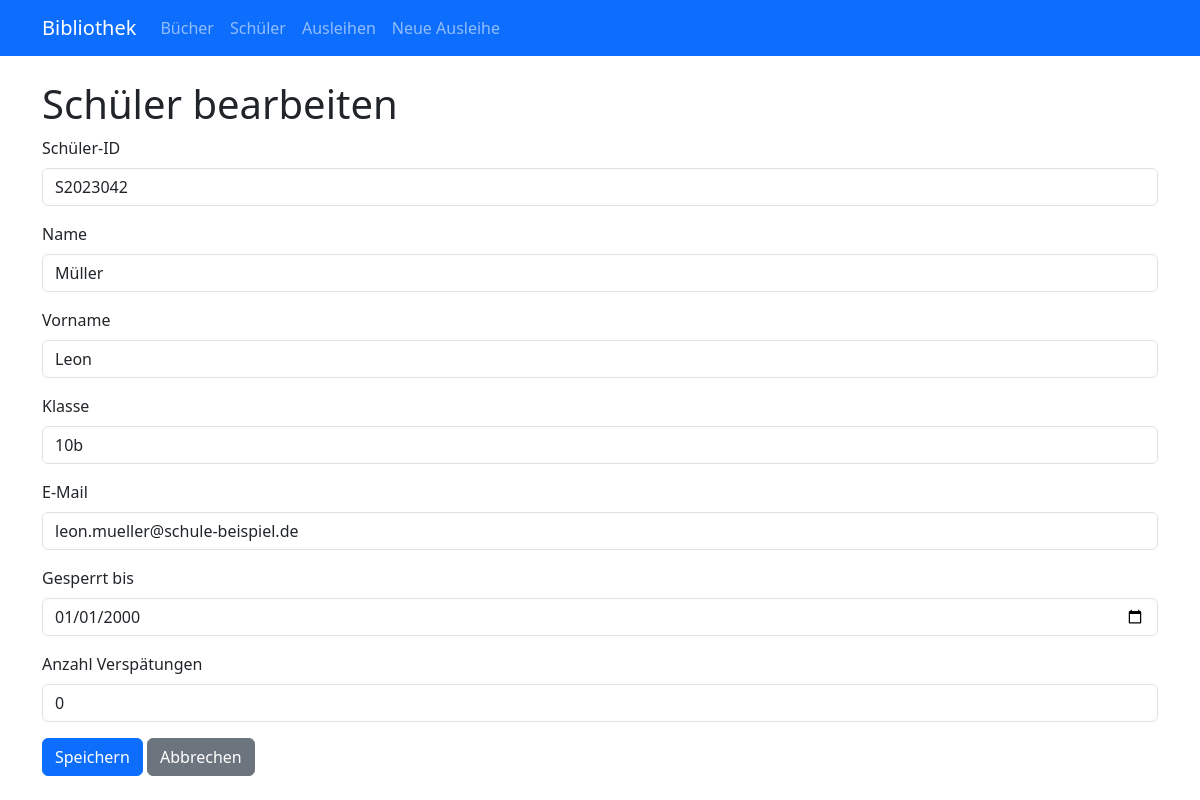
Screenshot of /schueler/1/bearbeiten/ with the database file from the repository.
### myapp/models.py (models this page shows, shortened)
class Schüler(models.Model):
    schueler_id = models.CharField(max_length=200)
    name = models.CharField(max_length=200)
    vorname = models.CharField(max_length=200)
    klasse = models.CharField(max_length=200)
    email = models.EmailField(max_length=200)
    gesperrtBis = models.DateField(default=datetime(2000, 1, 1))
    anzahlVerspätungen = models.IntegerField(default=0)

### myapp/views.py (the view)
# urls.py: path('schueler/<int:schueler_id>/bearbeiten/', views.schueler_bearbeiten, name='schueler_bearbeiten'),
def schueler_bearbeiten(request, schueler_id):
    schueler = get_object_or_404(Schüler, id=schueler_id)
    if request.method == 'POST':
        form = SchülerForm(request.POST, instance=schueler)
        if form.is_valid():
            schueler = form.save()
            messages.success(request, f'Schüler "{schueler.vorname} {schueler.name}" erfolgreich aktualisiert.')
            return redirect('myapp:schueler_detail', schueler_id=schueler.id)
    else:
        form = SchülerForm(instance=schueler)
    return render(request, 'myapp/schueler_form.html', {'form': form, 'schueler': schueler})

### myapp/forms.py
class SchülerForm(forms.ModelForm):
    class Meta:
        model = Schüler
        fields = ['schueler_id', 'name', 'vorname', 'klasse', 'email', 'gesperrtBis', 'anzahlVerspätungen']
        widgets = {
            'gesperrtBis': forms.DateInput(attrs={'type': 'date'}),
        }
    def __init__(self, *args, **kwargs):
        super().__init__(*args, **kwargs)
        self.fields['gesperrtBis'].initial = date(2000, 1, 1)
        self.fields['anzahlVerspätungen'].initial = 0

### myapp/templates/myapp/schueler_form.html (shortened to what this page needs)
{% extends 'myapp/base.html' %}
{% load widget_tweaks %}
{% block content %}
    <h1>{% if schueler %}Schüler bearbeiten{% else %}Neuer Schüler{% endif %}</h1>
    <form method="post">
        <div class="mb-3">
            <label for="{{ form.schueler_id.id_for_label }}" class="form-label">Schüler-ID</label>
            {{ form.schueler_id|add_class:"form-control" }}
        </div>
        <div class="mb-3">
            <label for="{{ form.name.id_for_label }}" class="form-label">Name</label>
            {{ form.name|add_class:"form-control" }}
        </div>
        <div class="mb-3">
            <label for="{{ form.vorname.id_for_label }}" class="form-label">Vorname</label>
            {{ form.vorname|add_class:"form-control" }}
        </div>
        <div class="mb-3">
            <label for="{{ form.klasse.id_for_label }}" class="form-label">Klasse</label>
            {{ form.klasse|add_class:"form-control" }}
        </div>
        <div class="mb-3">
            <label for="{{ form.email.id_for_label }}" class="form-label">E-Mail</label>
            {{ form.email|add_class:"form-control" }}
        </div>
        <div class="mb-3">
            <label for="{{ form.gesperrtBis.id_for_label }}" class="form-label">Gesperrt bis</label>
            {{ form.gesperrtBis|add_class:"form-control" }}
        </div>
        <div class="mb-3">
            <label for="{{ form.anzahlVerspätungen.id_for_label }}" class="form-label">Anzahl Verspätungen</label>
            {{ form.anzahlVerspätungen|add_class:"form-control" }}
        </div>
        <button type="submit" class="btn btn-primary">Speichern</button>
        <a href="{% url 'myapp:schueler_liste' %}" class="btn btn-secondary">Abbrechen</a>
    </form>
{% endblock %}

### rows the page displays
Schüler: schueler_id "S2023042", name "Müller", vorname "Leon", klasse "10b", email "leon.mueller@schule-beispiel.de", gesperrtBis "01/01/2000", anzahlVerspätungen "0"
